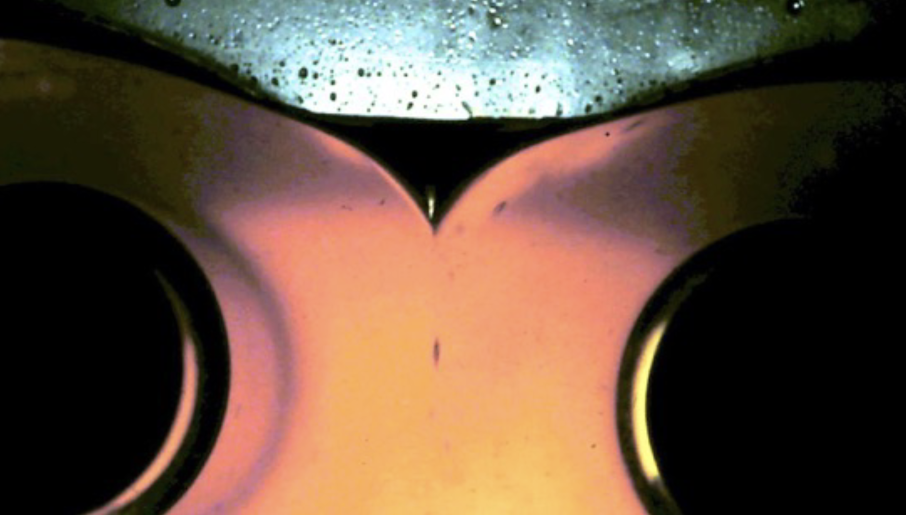
#> input picture fig7_rawimages/a-PhysRevFluids.4.110502.png, 1814 x 1030 px (shown at 1/2 size); its folder holds 3 pictures in this run
$ python make_fig7_focusing_output.py
#> lines starting #> are read from the running program, lines starting #| are printed output that depends on the picture
#!/usr/bin/env python3
"""Generate Figure 7 from experimental images.

Layout: a left block stacks a square colour cusp (a) and a 2x2 set of
air-entrainment frames (b) over the FC-84 sheet-fragmentation hero sequence (c),
while a tall jet-eruption image (d) runs the full height on the right.

(c) is the focus: six high-speed frames of a drop spreading on a superheated
substrate into a thin sheet that ruptures and fragments into a spray of droplets,
laid out as a 2x3 block so each frame reads large.
"""

from __future__ import annotations

from pathlib import Path

import matplotlib

matplotlib.use("Agg")

import matplotlib.pyplot as plt
import numpy as np
from matplotlib.gridspec import GridSpecFromSubplotSpec
from PIL import Image, ImageOps


WIDTH_MM = 135.0
HEIGHT_MM = 112.0
MM_TO_INCH = 1.0 / 25.4

RAW_DIR = Path(__file__).resolve().parent / "fig7_rawimages"

INK = "#111111"
FRAME = "#222222"
PANEL_FACE = "#FFFFFF"
LABEL_FACE = "#FFFFFF"

# (a) is a wide cusp image; crop a square centred on the cusp tip.
A_CROP = (392, 0, 1422, 1030)
# (b) is a 2x3 montage of an air-entraining plunging jet (frames i..vi in time).
# Keep the four corners -- i, iii, iv, vi -- dropping the redundant middle column.
B_FRAMES = {
    "i": (0, 0, 162, 244),
    "iii": (340, 0, 500, 244),
    "iv": (0, 252, 162, 496),
    "vi": (340, 252, 500, 496),
}
# (d) is a pair of jet images side by side; keep only the left one.
D_CROP = (0, 0, 242, 600)


def configure_matplotlib(use_tex: bool = True) -> None:
    matplotlib.rcParams.update(
        {
            "font.family": "serif",
            "font.serif": ["Computer Modern Roman", "CMU Serif", "DejaVu Serif"],
            "font.size": 7.6,
            "axes.linewidth": 0.55,
            "pdf.fonttype": 42,
            "ps.fonttype": 42,
            "text.usetex": use_tex,
        }
    )
    if use_tex:
        matplotlib.rcParams["text.latex.preamble"] = r"\usepackage{amsmath}"
    else:
        matplotlib.rcParams["mathtext.fontset"] = "cm"


def load_image(name: str, crop: tuple[int, int, int, int] | None = None) -> np.ndarray:
#> called with name = 'a-PhysRevFluids.4.110502.png', crop = (392, 0, 1422, 1030)
    img = Image.open(RAW_DIR / name)
#> img is the input picture: PIL image 1814x1030 RGBA; mean R, G, B, A 99.6, 79.3, 63.4, 255
    img = ImageOps.exif_transpose(img).convert("RGB")
#> img: PIL image 1814x1030 RGB
    if crop is not None:
        img = img.crop(crop)
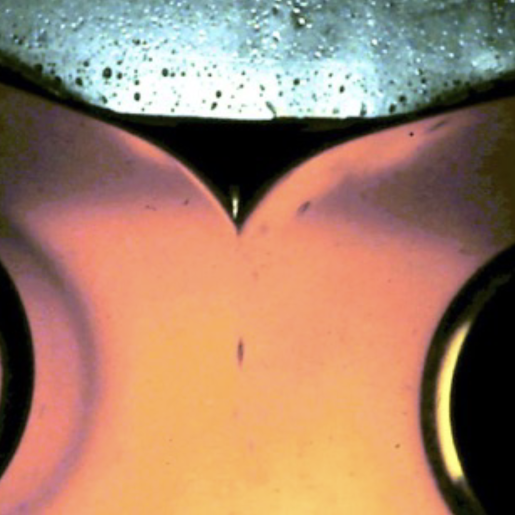
#> img: PIL image 1030x1030 RGB (shown at 1/2 size); mean R, G, B 163.7, 128.3, 105.9
    return np.asarray(img)


def style_image_axis(ax: plt.Axes) -> None:
    ax.set_xticks([])
    ax.set_yticks([])
    ax.set_facecolor(PANEL_FACE)
    for spine in ax.spines.values():
        spine.set_visible(True)
        spine.set_linewidth(0.55)
        spine.set_color(FRAME)


def show_image(ax: plt.Axes, image: np.ndarray) -> None:
    ax.imshow(image, interpolation="lanczos")
    ax.set_xlim(0, image.shape[1])
    ax.set_ylim(image.shape[0], 0)
    ax.set_aspect("equal", adjustable="box")
    style_image_axis(ax)


def panel_label(ax: plt.Axes, label: str, title: str | None = None) -> None:
    text = label if title is None else f"{label} {title}"
    ax.text(
        0.025,
        0.965,
        text,
        transform=ax.transAxes,
        ha="left",
        va="top",
        fontsize=7.4,
        color=INK,
        bbox={
            "facecolor": LABEL_FACE,
            "edgecolor": "none",
            "alpha": 0.88,
            "boxstyle": "round,pad=0.18",
        },
        zorder=10,
    )


def stage_label(ax: plt.Axes, text: str) -> None:
    ax.text(
        0.965,
        0.945,
        text,
        transform=ax.transAxes,
        ha="right",
        va="top",
        fontsize=7.0,
        color=INK,
        bbox={
            "facecolor": LABEL_FACE,
            "edgecolor": "none",
            "alpha": 0.82,
            "boxstyle": "round,pad=0.14",
        },
        zorder=10,
    )


def build_figure(use_tex: bool = True) -> plt.Figure:
    configure_matplotlib(use_tex=use_tex)

    fig = plt.figure(
        figsize=(WIDTH_MM * MM_TO_INCH, HEIGHT_MM * MM_TO_INCH),
        facecolor="white",
        constrained_layout=False,
    )
    # Outer split: a left block (a + b stacked over the c hero strip) and a tall
    # jet-eruption panel (d) running the full height on the right.
    outer = fig.add_gridspec(
        1, 2,
        left=0.008, right=0.992, bottom=0.012, top=0.988,
        wspace=0.045, width_ratios=[1.66, 0.85],
    )
    left = GridSpecFromSubplotSpec(
        2, 1, subplot_spec=outer[0, 0], hspace=0.07, height_ratios=[1.0, 1.12],
    )

    # Top of the left block: (a) square cusp beside the (b) 2x2 air-entrainment set.
    top = GridSpecFromSubplotSpec(
        1, 2, subplot_spec=left[0], wspace=0.05, width_ratios=[1.0, 0.7],
    )
    ax_a = fig.add_subplot(top[0, 0])
    show_image(ax_a, load_image("a-PhysRevFluids.4.110502.png", crop=A_CROP))
    panel_label(ax_a, "(a)", "viscous cusp")

    # (b) Four corner frames of the plunging-jet montage (i, iii, iv, vi), in time
    # order across the 2x2: incipient dimple -> thinning neck -> pinch-off spray.
    # Draw the (b) label after all four frames so it is not overpainted by a
    # later-drawn neighbour.
    b_grid = GridSpecFromSubplotSpec(2, 2, subplot_spec=top[0, 1], wspace=0.05, hspace=0.05)
    b_axes = {}
    for key, (r, c) in (("i", (0, 0)), ("iii", (0, 1)), ("iv", (1, 0)), ("vi", (1, 1))):
        ax = fig.add_subplot(b_grid[r, c])
        show_image(ax, load_image("b-PhysRevLett.93.png", crop=B_FRAMES[key]))
#> call 2 of load_image, with name = 'b-PhysRevLett.93.png', crop = (0, 0, 162, 244)
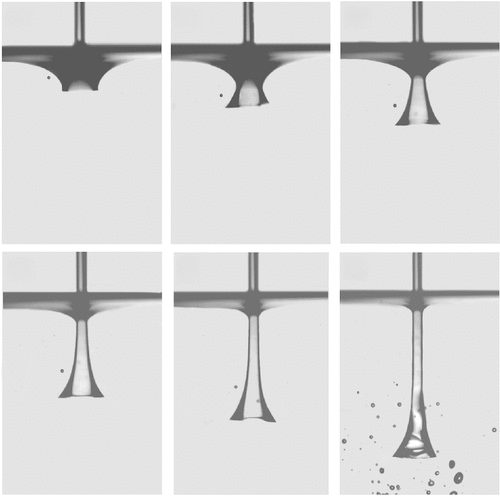
#> input picture fig7_rawimages/b-PhysRevLett.93.png, 500 x 496 px
#> in load_image, img is the input picture: PIL image 500x496 RGB; min 72, max 255, mean 218.6
#> in load_image (call 2), `img = img.crop(crop)`:
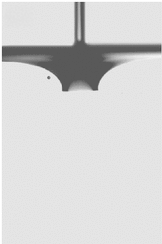
#> img: PIL image 162x244 RGB; min 72, max 255, mean 214.4
        b_axes[key] = ax
    # Raise the labelled top-left frame so its label (which spans the block top)
    # is drawn after the neighbouring frame instead of being overpainted by it.
    b_axes["i"].set_zorder(5)
    panel_label(b_axes["i"], "(b)", "air entrainment")

    # (c) FC-84 sheet-fragmentation hero strip: six time-ordered high-speed frames
    # in a 2x3 (three over three).  A drop strikes a 340 C superheated substrate,
    # spreads into a thin sheet, which ruptures into a spray of drops.  A "time"
    # arrow gives the direction; absolute times are deliberately not printed -- the
    # source AVI is a slowed playback export, so the frame->time mapping cannot be
    # verified without the raw high-speed capture.
    c_grid = GridSpecFromSubplotSpec(
        3, 6, subplot_spec=left[1], wspace=0.03, hspace=0.05,
        height_ratios=[0.1, 1.0, 1.0],
    )
    ax_time = fig.add_subplot(c_grid[0, :])
    ax_time.axis("off")
    ax_time.annotate(
        "", xy=(0.99, 0.18), xytext=(0.01, 0.18), xycoords="axes fraction",
        arrowprops={"arrowstyle": "-|>", "color": INK, "lw": 0.9},
    )
    ax_time.text(0.5, 0.3, "time", transform=ax_time.transAxes,
                 ha="center", va="bottom", fontsize=7.0, color=INK)
    # Three frames per row, each spanning two of the six columns.
    c_label_ax = None
    for i, (c0, c1) in enumerate([(0, 2), (2, 4), (4, 6)]):
        ax = fig.add_subplot(c_grid[1, c0:c1])
        show_image(ax, load_image(f"fc84_frames/frame_{i:02d}.png"))
        if i == 0:
            c_label_ax = ax
    for j, (c0, c1) in enumerate([(0, 2), (2, 4), (4, 6)]):
        ax = fig.add_subplot(c_grid[2, c0:c1])
        show_image(ax, load_image(f"fc84_frames/frame_{j + 3:02d}.png"))
    # Label the top-left frame last (raised zorder) so the spanning descriptor is
    # not overpainted by the neighbouring frame.
    c_label_ax.set_zorder(5)
    panel_label(c_label_ax, "(c)", "Marangoni rupture")

    # (d) Tall jet eruption (left image of the pair), full height on the right.
    ax_d = fig.add_subplot(outer[0, 1])
    show_image(ax_d, load_image("d-Nature-jet-35000151.png", crop=D_CROP))
    panel_label(ax_d, "(d)", "jet eruption")

    return fig


def save_with_fallback(out_pdf: Path, out_png: Path) -> None:
    try:
        fig = build_figure(use_tex=True)
        fig.savefig(out_pdf, bbox_inches="tight", pad_inches=0.01)
        fig.savefig(out_png, dpi=450, bbox_inches="tight", pad_inches=0.01)
        plt.close(fig)
    except RuntimeError:
        plt.close("all")
        fig = build_figure(use_tex=False)
        fig.savefig(out_pdf, bbox_inches="tight", pad_inches=0.01)
        fig.savefig(out_png, dpi=450, bbox_inches="tight", pad_inches=0.01)
        plt.close(fig)


def main() -> None:
    here = Path(__file__).resolve().parent
    save_with_fallback(
        here / "fig7_focusing_output.pdf",
        here / "fig7_focusing_output.png",
    )
    print("Saved fig7_focusing_output.pdf and fig7_focusing_output.png")


if __name__ == "__main__":
#> (the run stopped early here; a loop or call above may not have finished)
